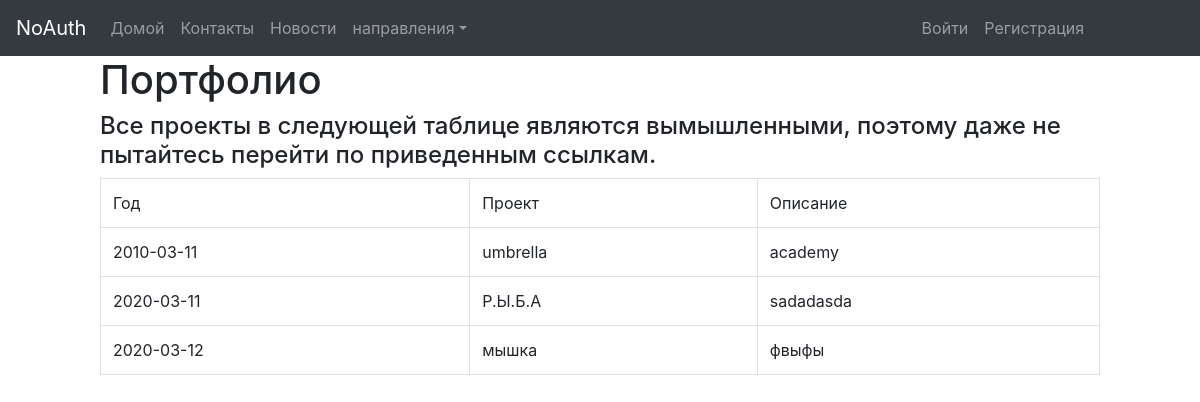
The app's page /portfolio/index, older data.
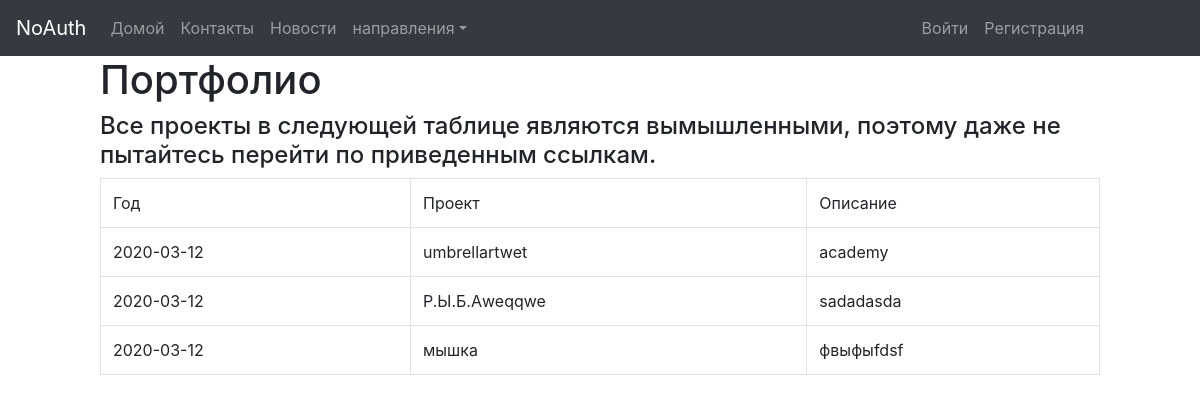
The same page, newer data.
### tables this page shows
CREATE TABLE `portfolio` (
  `id` int(5) NOT NULL,
  `Year` date NOT NULL,
  `Project` text NOT NULL,
  `Description` text NOT NULL
);

### application/core/view.php (called while the page is built)
<?php
class View
{
	function generate($content_view, $template_view, $data = null)
	{
		include 'application/views/'.$template_view;
	}
}
?>

### application/controllers/controller_portfolio.php (called while the page is built, shortened)
<?php
class Controller_Portfolio extends Controller
{
	function __construct()
	{
		$this->model = new Model_Portfolio();
		$this->view = new View();
	}
	function action_index()
	{
		$data = $this->model->get_data();
		$this->view->generate('portfolio_view.php', 'template_view.php', $data);
	}
	}
?>

### application/bootstrap.php (called while the page is built, shortened)
<?php
require_once 'core/model.php';
require_once 'core/view.php';
Route::start();
?>

### application/core/model.php (called while the page is built, shortened)
<?php
class Model
{
	public function __construct()
    {
        mysqli_set_charset($this->link = new mysqli(
            $GLOBALS['host'],
            $GLOBALS['user'],
            $GLOBALS['password'],
            $GLOBALS['database']
        ), 'utf8');
    }
}
?>

### application/models/model_portfolio.php (called while the page is built, shortened)
<?php
class Model_Portfolio extends Model
{
	public function get_data()
	{
		$query = 'SELECT * FROM portfolio';
    $result = mysqli_query($this->link, $query);
		return $result;
	}
}
?>

### application/views/portfolio_view.php (the view, shortened to what this page needs)
<div class="container col-10">
	<div class="row">
			<h1>Портфолио</h1>
			<h4>Все проекты в следующей таблице являются вымышленными, поэтому даже не пытайтесь перейти по приведенным ссылкам.</h4><p>
			<table class="table table-bordered"><br>
			<?php if (isset($_SESSION['login'])&& isset($_SESSION['isAdmin'])== true){ ?>
			<tr>
				<td>Год</td>
				<td>Проект</td>
				<td>Описание</td>
				<td>изменить</td>
				<td>удалить</td>
			</tr>
			<?php }else{ ?>
				<tr>
					<td>Год</td>
					<td>Проект</td>
					<td>Описание</td>
				</tr>
			<?php
			}
				if (isset($_SESSION['login']) && isset($_SESSION['isAdmin'])== true){
					foreach($data as $row){?>
						<tr>
							<form action="/portfolio/edit" method="post">
							<td><input type="text" name="Year" class = "form-control" value="<?php echo $row['Year'];?>"> </td>
							<input type="text" name="Id" class = "invisible"  value="<?php echo $row['id']; ?>">
							<td><input type="text" name="Project" class = "form-control" value="<?php echo $row['Project'];?>"></td>
							<td><input type="text" name="Description" class = "form-control" value="<?php echo $row['Description']; ?>"></td>
							<td>
							<input type="submit" class="form-control btn btn-dark" value="Изменить">
							</form>
							</td>
							<td>
								<a class="form-control btn btn-danger" href="/portfolio/delete/?id=<?php echo $row['id']; ?>">Удалить</a>
							</td>
						</tr>
				<?php }?>
				<form method="post" action="/portfolio/add">
				<td><input type="text" name="Year" class = "form-control" value="<?php echo $row['Year'];?>"> </td>
				<td><input type="text" name="Project" class = "form-control" value=""></td>
				<td><input type="text" name="Description" class = "form-control" value=""></td>
				<td colspan="2">
				<input type="submit" class="form-control btn btn-dark" value="добавить">
				</form>
			<?php }else{
				foreach($data as $row){?>
						<tr>
							<td><?php echo $row['Year']; ?></td>
							<td><?php echo $row['Project']; ?></td>
							<td><?php echo $row['Description']; ?></td>
						</tr>
					<?php }
				}
			?>
			</table>
		</div>
</div>

Row changes from the older to the newer data that the page shows:
changed portfolio "academy": Year "2010-03-11" → "2020-03-12"; Project "umbrella" → "umbrellartwet"
changed portfolio "sadadasda": Year "2020-03-11" → "2020-03-12"; Project "Р.Ы.Б.А" → "Р.Ы.Б.Аweqqwe"
changed portfolio "мышка": Description "фвыфы" → "фвыфыfdsf"
